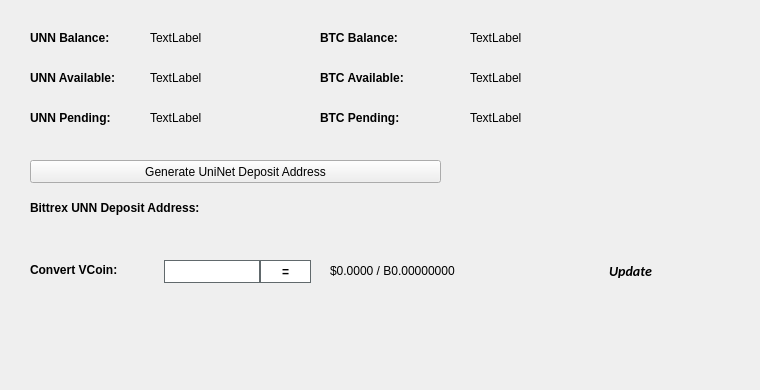
   <widget class="QWidget" name="BalanceTab">
    <attribute name="title">
     <string>Balance</string>
    </attribute>
    <widget class="QLabel" name="BitcoinBalanceLabel">
     <property name="geometry">
      <rect>
       <x>470</x>
       <y>30</y>
       <width>150</width>
       <height>16</height>
      </rect>
     </property>
     <property name="text">
      <string>TextLabel</string>
     </property>
    </widget>
    <widget class="QLabel" name="SINSBalanceLabel">
     <property name="geometry">
      <rect>
       <x>150</x>
       <y>30</y>
       <width>150</width>
       <height>16</height>
      </rect>
     </property>
     <property name="text">
      <string>TextLabel</string>
     </property>
    </widget>
    <widget class="QLabel" name="label_11">
     <property name="geometry">
      <rect>
       <x>30</x>
       <y>30</y>
       <width>101</width>
       <height>16</height>
      </rect>
     </property>
     <property name="font">
      <font>
       <weight>75</weight>
       <bold>true</bold>
      </font>
     </property>
     <property name="text">
      <string>UNN Balance:</string>
     </property>
    </widget>
    <widget class="QLabel" name="label_12">
     <property name="geometry">
      <rect>
       <x>320</x>
       <y>30</y>
       <width>101</width>
       <height>16</height>
      </rect>
     </property>
     <property name="font">
      <font>
       <weight>75</weight>
       <bold>true</bold>
      </font>
     </property>
     <property name="text">
      <string>BTC Balance:</string>
     </property>
    </widget>
    <widget class="QLabel" name="SINSAvailableLabel_2">
     <property name="geometry">
      <rect>
       <x>150</x>
       <y>70</y>
       <width>150</width>
       <height>16</height>
      </rect>
     </property>
     <property name="text">
      <string>TextLabel</string>
     </property>
    </widget>
    <widget class="QLabel" name="label_13">
     <property name="geometry">
      <rect>
       <x>30</x>
       <y>70</y>
       <width>111</width>
       <height>16</height>
      </rect>
     </property>
     <property name="font">
      <font>
       <weight>75</weight>
       <bold>true</bold>
      </font>
     </property>
     <property name="text">
      <string>UNN Available:</string>
     </property>
    </widget>
    <widget class="QLabel" name="label_14">
     <property name="geometry">
      <rect>
       <x>30</x>
       <y>110</y>
       <width>101</width>
       <height>16</height>
      </rect>
     </property>
     <property name="font">
      <font>
       <weight>75</weight>
       <bold>true</bold>
      </font>
     </property>
     <property name="text">
      <string>UNN Pending:</string>
     </property>
    </widget>
    <widget class="QLabel" name="SINSPendingLabel">
     <property name="geometry">
      <rect>
       <x>150</x>
       <y>110</y>
       <width>150</width>
       <height>16</height>
      </rect>
     </property>
     <property name="text">
      <string>TextLabel</string>
     </property>
    </widget>
    <widget class="QLabel" name="label_15">
     <property name="geometry">
      <rect>
       <x>320</x>
       <y>70</y>
       <width>111</width>
       <height>16</height>
      </rect>
     </property>
     <property name="font">
      <font>
       <weight>75</weight>
       <bold>true</bold>
      </font>
     </property>
     <property name="text">
      <string>BTC Available:</string>
     </property>
    </widget>
    <widget class="QLabel" name="BitcoinAvailableLabel">
     <property name="geometry">
      <rect>
       <x>470</x>
       <y>70</y>
       <width>150</width>
       <height>16</height>
      </rect>
     </property>
     <property name="text">
      <string>TextLabel</string>
     </property>
    </widget>
    <widget class="QLabel" name="label_31">
     <property name="geometry">
      <rect>
       <x>320</x>
       <y>110</y>
       <width>111</width>
       <height>16</height>
      </rect>
     </property>
     <property name="font">
      <font>
       <weight>75</weight>
       <bold>true</bold>
      </font>
     </property>
     <property name="text">
      <string>BTC Pending:</string>
     </property>
    </widget>
    <widget class="QLabel" name="BitcoinPendingLabel">
     <property name="geometry">
      <rect>
       <x>470</x>
       <y>110</y>
       <width>150</width>
       <height>16</height>
      </rect>
     </property>
     <property name="text">
      <string>TextLabel</string>
     </property>
    </widget>
    <widget class="QLabel" name="label_33">
     <property name="geometry">
      <rect>
       <x>30</x>
       <y>200</y>
       <width>221</width>
       <height>16</height>
      </rect>
     </property>
     <property name="font">
      <font>
       <weight>75</weight>
       <bold>true</bold>
      </font>
     </property>
     <property name="text">
      <string>Bittrex UNN Deposit Address:</string>
     </property>
    </widget>
    <widget class="QPushButton" name="GenDepositBTN">
     <property name="geometry">
      <rect>
       <x>30</x>
       <y>160</y>
       <width>411</width>
       <height>23</height>
      </rect>
     </property>
     <property name="text">
      <string>Generate UniNet Deposit Address</string>
     </property>
     <property name="icon">
      <iconset resource="../unn.qrc">
       <normaloff>:/icons/bitcoin</normaloff>:/icons/bitcoin</iconset>
     </property>
    </widget>
    <widget class="QLabel" name="DepositAddressLabel">
     <property name="geometry">
      <rect>
       <x>200</x>
       <y>200</y>
       <width>261</width>
       <height>16</height>
      </rect>
     </property>
     <property name="palette">
      <palette>
       <active>
        <colorrole role="WindowText">
         <brush brushstyle="SolidPattern">
          <color alpha="255">
           <red>0</red>
           <green>0</green>
           <blue>0</blue>
          </color>
         </brush>
        </colorrole>
        <colorrole role="Text">
         <brush brushstyle="SolidPattern">
          <color alpha="255">
           <red>0</red>
           <green>0</green>
           <blue>255</blue>
          </color>
         </brush>
        </colorrole>
       </active>
       <inactive>
        <colorrole role="WindowText">
         <brush brushstyle="SolidPattern">
          <color alpha="255">
           <red>0</red>
           <green>0</green>
           <blue>0</blue>
          </color>
         </brush>
        </colorrole>
        <colorrole role="Text">
         <brush brushstyle="SolidPattern">
          <color alpha="255">
           <red>0</red>
           <green>0</green>
           <blue>255</blue>
          </color>
         </brush>
        </colorrole>
       </inactive>
       <disabled>
        <colorrole role="WindowText">
         <brush brushstyle="SolidPattern">
          <color alpha="255">
           <red>120</red>
           <green>120</green>
           <blue>120</blue>
          </color>
         </brush>
        </colorrole>
        <colorrole role="Text">
         <brush brushstyle="SolidPattern">
          <color alpha="255">
           <red>120</red>
           <green>120</green>
           <blue>120</blue>
          </color>
         </brush>
        </colorrole>
       </disabled>
      </palette>
     </property>
     <property name="font">
      <font>
       <weight>75</weight>
       <bold>true</bold>
      </font>
     </property>
     <property name="text">
      <string/>
     </property>
     <property name="alignment">
      <set>Qt::AlignRight|Qt::AlignTrailing|Qt::AlignVCenter</set>
     </property>
     <property name="textInteractionFlags">
      <set>Qt::LinksAccessibleByMouse|Qt::TextSelectableByKeyboard|Qt::TextSelectableByMouse</set>
     </property>
    </widget>
    <widget class="QLabel" name="label_8">
     <property name="geometry">
      <rect>
       <x>460</x>
       <y>300</y>
       <width>281</width>
       <height>81</height>
      </rect>
     </property>
     <property name="text">
      <string/>
     </property>
     <property name="pixmap">
      <pixmap>:/images/bittrex</pixmap>
     </property>
    </widget>
    <widget class="QWidget" name="widgetConversion" native="true">
     <property name="geometry">
      <rect>
       <x>0</x>
       <y>250</y>
       <width>751</width>
       <height>43</height>
      </rect>
     </property>
     <property name="minimumSize">
      <size>
       <width>0</width>
       <height>43</height>
      </size>
     </property>
     <property name="styleSheet">
      <string notr="true"/>
     </property>
     <widget class="QPushButton" name="btnUpdateMarketData">
      <property name="geometry">
       <rect>
        <x>575</x>
        <y>0</y>
        <width>111</width>
        <height>41</height>
       </rect>
      </property>
      <property name="sizePolicy">
       <sizepolicy hsizetype="Expanding" vsizetype="Expanding">
        <horstretch>0</horstretch>
        <verstretch>0</verstretch>
       </sizepolicy>
      </property>
      <property name="font">
       <font>
        <family>calibri</family>
        <pointsize>-1</pointsize>
        <weight>75</weight>
        <italic>true</italic>
        <bold>true</bold>
       </font>
      </property>
      <property name="styleSheet">
       <string notr="true">margin:0px;text-align:center;padding:2px;border-radius:3px;font-style:italic;width:100px;font-size:14px;font-family:calibri;font-weight:600;</string>
      </property>
      <property name="text">
       <string>Update</string>
      </property>
      <property name="iconSize">
       <size>
        <width>150</width>
        <height>35</height>
       </size>
      </property>
      <property name="autoDefault">
       <bool>true</bool>
      </property>
      <property name="default">
       <bool>true</bool>
      </property>
     </widget>
     <widget class="QLabel" name="lblConvertVCoin">
      <property name="geometry">
       <rect>
        <x>30</x>
        <y>10</y>
        <width>131</width>
        <height>20</height>
       </rect>
      </property>
      <property name="styleSheet">
       <string notr="true"/>
      </property>
      <property name="text">
       <string>&lt;html&gt;&lt;head/&gt;&lt;body&gt;&lt;p&gt;&lt;span style=&quot; font-weight:600;&quot;&gt;Convert VCoin:&lt;/span&gt;&lt;/p&gt;&lt;/body&gt;&lt;/html&gt;</string>
      </property>
     </widget>
     <widget class="QLineEdit" name="txtConvertVCoinQty">
      <property name="geometry">
       <rect>
        <x>160</x>
        <y>10</y>
        <width>100</width>
        <height>23</height>
       </rect>
      </property>
      <property name="minimumSize">
       <size>
        <width>100</width>
        <height>23</height>
       </size>
      </property>
      <property name="maximumSize">
       <size>
        <width>100</width>
        <height>16777215</height>
       </size>
      </property>
      <property name="styleSheet">
       <string notr="true">border: 1px solid #61696c;margin-left:4px;</string>
      </property>
     </widget>
     <widget class="QPushButton" name="btnConvertUnn">
      <property name="geometry">
       <rect>
        <x>260</x>
        <y>10</y>
        <width>51</width>
        <height>23</height>
       </rect>
      </property>
      <property name="minimumSize">
       <size>
        <width>0</width>
        <height>23</height>
       </size>
      </property>
      <property name="styleSheet">
       <string notr="true">border:1px solid #61696c;background:white;font-weight:600;</string>
      </property>
      <property name="text">
       <string>=</string>
      </property>
     </widget>
     <widget class="QLabel" name="lblConvertVCoinResults">
      <property name="geometry">
       <rect>
        <x>330</x>
        <y>0</y>
        <width>201</width>
        <height>41</height>
       </rect>
      </property>
      <property name="styleSheet">
       <string notr="true"/>
      </property>
      <property name="text">
       <string>$0.0000 / B0.00000000</string>
      </property>
     </widget>
     <widget class="QLabel" name="iconOverviewUpdateWait">
      <property name="geometry">
       <rect>
        <x>670</x>
        <y>10</y>
        <width>24</width>
        <height>24</height>
       </rect>
      </property>
      <property name="text">
       <string/>
      </property>
      <property name="pixmap">
       <pixmap resource="../unn.qrc">:/icons/transaction_1</pixmap>
      </property>
      <property name="scaledContents">
       <bool>true</bool>
      </property>
      <property name="alignment">
       <set>Qt::AlignCenter</set>
      </property>
     </widget>
    </widget>
   </widget>
